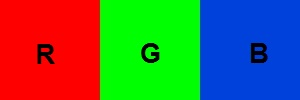
#> input picture lab-002/RGBLabels.jpg, 300 x 100 px
$ python task-01-v2.py
#> lines starting #> are read from the running program, lines starting #| are printed output that depends on the picture
import cv2
import sys

def readImage(fileName):
#> called with fileName = 'RGBLabels.jpg'
	result = cv2.imread(fileName)
#> result is the input picture: shape (100, 300, 3); mean B, G, R 72.1, 104.5, 83.4
	if (result is None):
		sys.exit("Файл изображения не найден")

	return result

def showImage(title, image):
	cv2.namedWindow(title, cv2.WINDOW_NORMAL)
	cv2.imshow(title, image)
	cv2.waitKey(0)
	cv2.destroyAllWindows()

image = readImage("RGBLabels.jpg")
[b, g, r] = cv2.split(image)
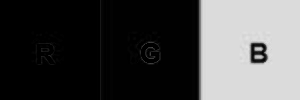
#> b: shape (100, 300); min 0, max 228, mean 72.1
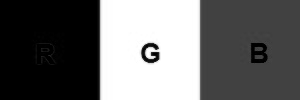
#> g: shape (100, 300); min 0, max 255, mean 104.5
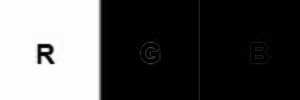
#> r: shape (100, 300); min 0, max 255, mean 83.4
showImage("R", r)
showImage("G", g)
showImage("B", b)
